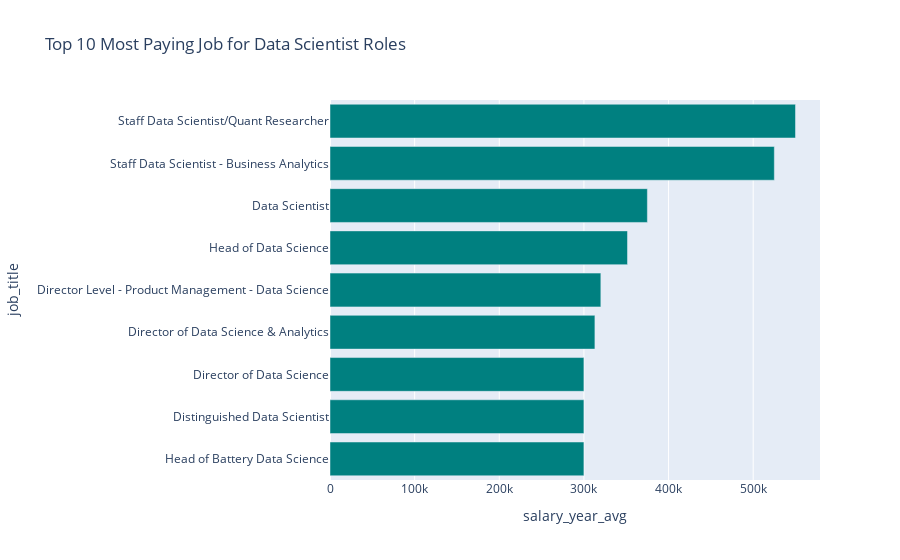

Notebook source saved alongside this figure:
### Code cell
fig_pjobs1 = px.bar(df_pjobs,x='salary_year_avg', y='job_title', orientation='h', 
                    title='Top 10 Most Paying Job for Data Scientist Roles', color_discrete_sequence=['teal']) 
fig_pjobs1.show()

### Figure 1 — Plotly figure (JSON) as saved in the notebook; plotly's stock layout.template omitted (floating-point values rounded to 4 significant figures)
{"data": [{"alignmentgroup": "True", "hovertemplate": "salary_year_avg=%{x}<br>job_title=%{y}<extra></extra>", "legendgroup": "", "marker": {"color": "teal", "pattern": {"shape": ""}}, "name": "", "offsetgroup": "", "orientation": "h", "showlegend": false, "textposition": "auto", "type": "bar", "x": [300000, 300000, 300000, 313000, 320000, 351500, 375000, 525000, 550000], "xaxis": "x", "y": ["Head of Battery Data Science", "Distinguished Data Scientist", "Director of Data Science", "Director of Data Science & Analytics", "Director Level - Product Management - Data Science", "Head of Data Science", "Data Scientist", "Staff Data Scientist - Business Analytics", "Staff Data Scientist/Quant Researcher"], "yaxis": "y"}], "layout": {"barmode": "relative", "legend": {"tracegroupgap": 0}, "title": {"text": "Top 10 Most Paying Job for Data Scientist Roles"}, "xaxis": {"anchor": "y", "domain": [0, 1], "title": {"text": "salary_year_avg"}}, "yaxis": {"anchor": "x", "domain": [0, 1], "title": {"text": "job_title"}}}}
